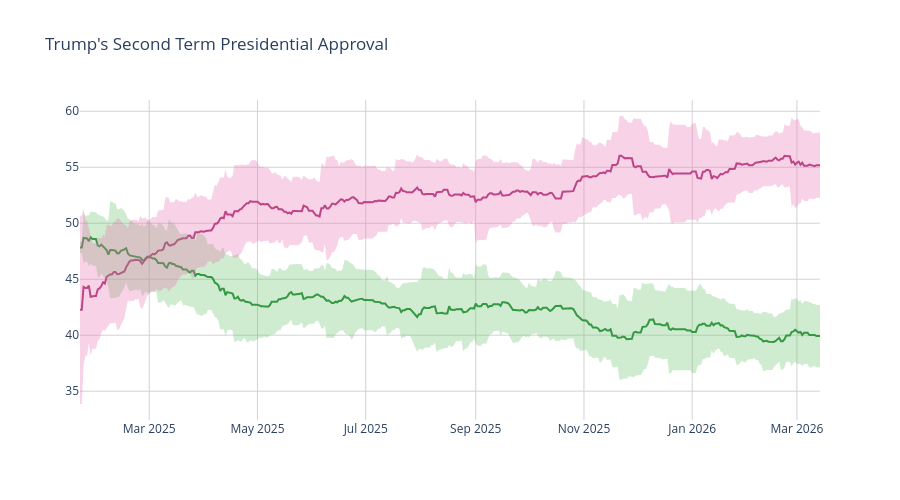

This figure's notebook cell:
### Code cell
disappr_ci_hex = "#e86eaf",
appr_ci_hex = "#60be65"
disappr_ci_rgba = "rgba(232, 110, 175, 0.3)"
appr_ci_rgba = "rgba(96, 190, 101, 0.3)"
grid_col = "#d4d2d2"


# Approve
fig = go.Figure(go.Scatter(
    x=pres['end_date'],
    y=pres['approve'],
    hovertemplate="%{y:.2f}%",
    name="<b>Approve</b>",
    line=dict(color="#228833"),
    showlegend=False
))

# Disapprove
fig.add_trace(go.Scatter(
    x=pres['end_date'],
    y=pres['disapprove'],
    hovertemplate="%{y:.2f}%",
    name="<b>Disapprove</b>",
    line=dict(color="#aa3377"),
    showlegend=False
    )
)

# Approve CI
fig.add_traces([

    # Upper bound
    go.Scatter(
        x=pres['end_date'],
        y=pres['approve_upper_ci'],
        marker=dict(color=appr_ci_hex),
        line=dict(width=0),
        mode='lines',
        showlegend=False,
        hoverinfo="skip"
    ),

    # Lower bound
    go.Scatter(
        x=pres['end_date'],
        y=pres['approve_lower_ci'],
        marker=dict(color=appr_ci_hex),
        line=dict(width=0),
        mode='lines',
        fillcolor=appr_ci_rgba,
        fill="tonexty",
        showlegend=False,
        hoverinfo="skip"
    )
])

# Disapprove CI
fig.add_traces([

    # Upper bound
    go.Scatter(
        x=pres['end_date'],
        y=pres['disapprove_upper_ci'],
        marker=dict(color=disappr_ci_hex),
        line=dict(width=0),
        mode='lines',
        showlegend=False,
        hoverinfo="skip"
    ),

    # Lower bound
    go.Scatter(
        x=pres['end_date'],
        y=pres['disapprove_lower_ci'],
        marker=dict(color=disappr_ci_hex),
        line=dict(width=0),
        mode='lines',
        fillcolor=disappr_ci_rgba,
        fill="tonexty",
        showlegend=False,
        hoverinfo="skip"
    )
])

fig.update_layout(
    title=dict(text="Trump's Second Term Presidential Approval"),
    hovermode="x"
)

fig.update_xaxes(gridcolor=grid_col)
fig.update_yaxes(gridcolor=grid_col)

fig.update_layout(hovermode="x", hoverlabel_align="right", plot_bgcolor="rgba(0, 0, 0, 0)", height=500)
fig.show()

### Figure 1 — Plotly figure (JSON) as saved in the notebook; plotly's stock layout.template omitted (floating-point values rounded to 4 significant figures; data arrays with more than 128 entries replaced by an {"elided": "..."} marker saying what was removed)
{"data": [{"hovertemplate": "%{y:.2f}%", "line": {"color": "#228833"}, "name": "<b>Approve</b>", "showlegend": false, "type": "scatter", "x": {"elided": "418 str values"}, "y": {"elided": "418 float values"}}, {"hovertemplate": "%{y:.2f}%", "line": {"color": "#aa3377"}, "name": "<b>Disapprove</b>", "showlegend": false, "type": "scatter", "x": {"elided": "418 str values"}, "y": {"elided": "418 float values"}}, {"hoverinfo": "skip", "line": {"width": 0}, "marker": {"color": "#60be65"}, "mode": "lines", "showlegend": false, "type": "scatter", "x": {"elided": "418 str values"}, "y": {"elided": "418 float values"}}, {"fill": "tonexty", "fillcolor": "rgba(96, 190, 101, 0.3)", "hoverinfo": "skip", "line": {"width": 0}, "marker": {"color": "#60be65"}, "mode": "lines", "showlegend": false, "type": "scatter", "x": {"elided": "418 str values"}, "y": {"elided": "418 float values"}}, {"hoverinfo": "skip", "line": {"width": 0}, "marker": {"color": ["#e86eaf"]}, "mode": "lines", "showlegend": false, "type": "scatter", "x": {"elided": "418 str values"}, "y": {"elided": "418 float values"}}, {"fill": "tonexty", "fillcolor": "rgba(232, 110, 175, 0.3)", "hoverinfo": "skip", "line": {"width": 0}, "marker": {"color": ["#e86eaf"]}, "mode": "lines", "showlegend": false, "type": "scatter", "x": {"elided": "418 str values"}, "y": {"elided": "418 float values"}}], "layout": {"height": 500, "hoverlabel": {"align": "right"}, "hovermode": "x", "plot_bgcolor": "rgba(0, 0, 0, 0)", "title": {"text": "Trump's Second Term Presidential Approval"}, "xaxis": {"gridcolor": "#d4d2d2"}, "yaxis": {"gridcolor": "#d4d2d2"}}}
